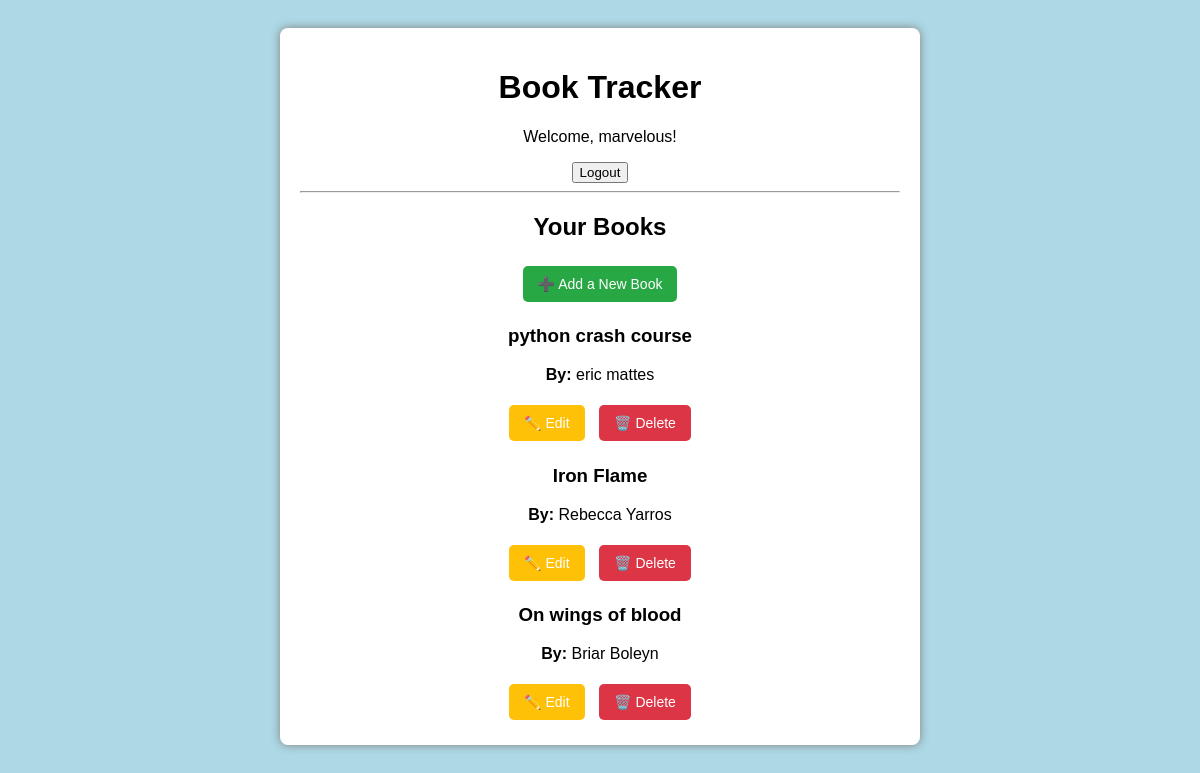
Page /books/ (signed in) on the earlier database version.
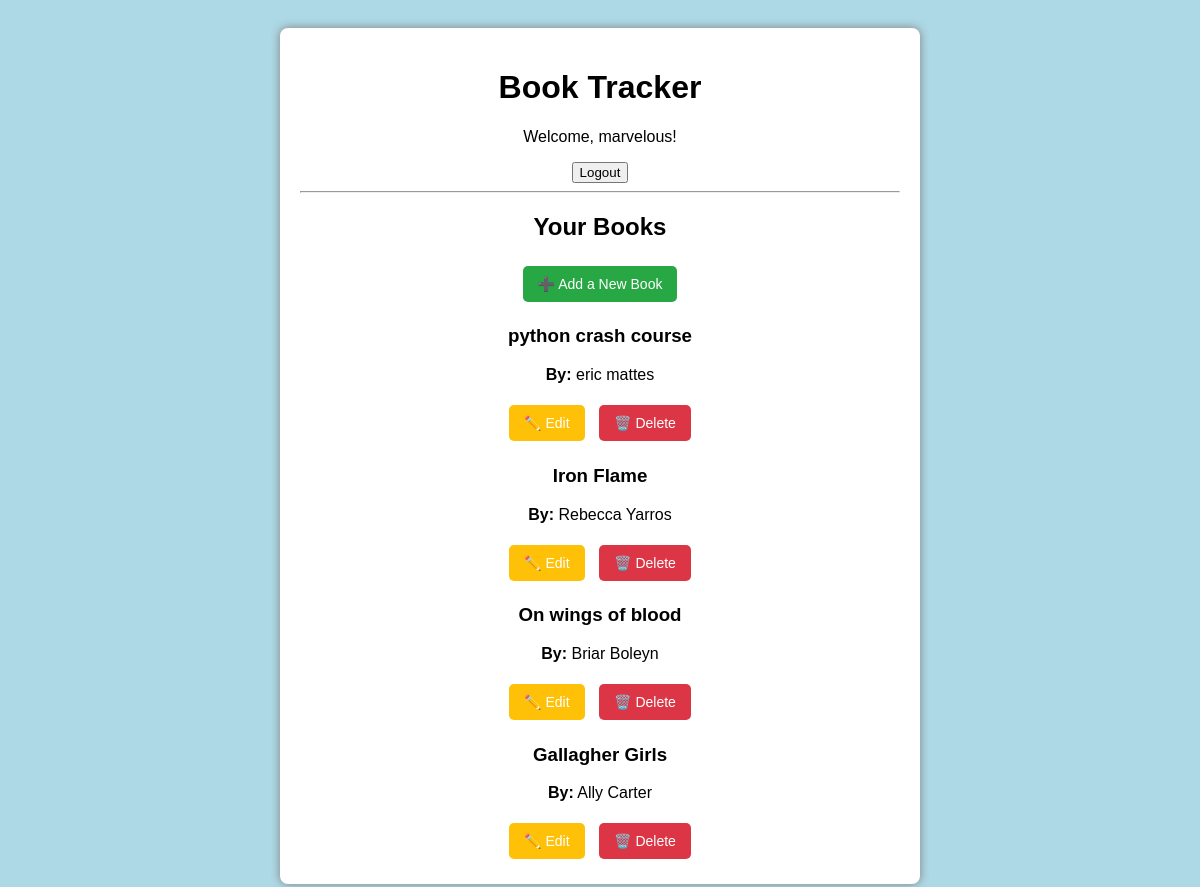
Same page on the later database version.
### books/models.py (models this page shows, shortened)
class Book(models.Model):
    title = models.CharField(max_length=255)
    author = models.CharField(max_length=255)
    user = models.ForeignKey(User, on_delete=models.CASCADE)

### books/views.py (the view)
# urls.py: path('', book_list, name='book_list'),
@login_required
def book_list(request):
    books = Book.objects.filter(user=request.user)
    return render(request, 'books/book_list.html', {'books': books})

### books/templates/books/book_list.html
{% extends 'base.html' %}
{% block content %}
<h2>Your Books</h2>
<a href="{% url 'book_create' %}" class="btn btn-add">➕ Add a New Book</a>
<div class="book-list">
    {% for book in books %}
    <div class="book-card">
        <h3>{{ book.title }}</h3>
        <p><strong>By:</strong> {{ book.author }}</p>
        <div class="actions">
            <a href="{% url 'book_edit' book.id %}" class="btn btn-edit">✏️ Edit</a>
            <a href="{% url 'book_delete' book.id %}" class="btn btn-delete">🗑️ Delete</a>
        </div>
    </div>
    {% empty %}
    <p>No books added yet.</p>
    {% endfor %}
</div>
{% endblock %}

Differences in the rows shown:
added Book: title "Gallagher Girls", author "Ally Carter"
